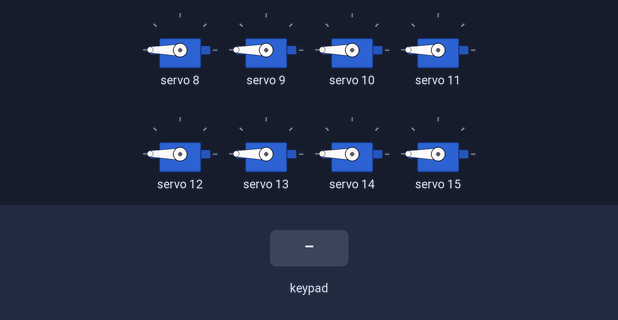
Simulated run of this sketch. Board: ESP32. Parts: 8 × servo. Inputs (shaded band) come from the test bench. What the sketch prints to the serial monitor is not drawn.

Above: at 1.2 s.
1.3 s: key 'X' pressed
At 1.52 s:
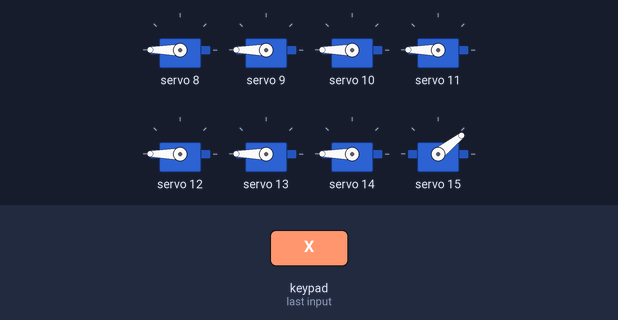
3.2 s: key 'O' pressed
At 3.41 s:
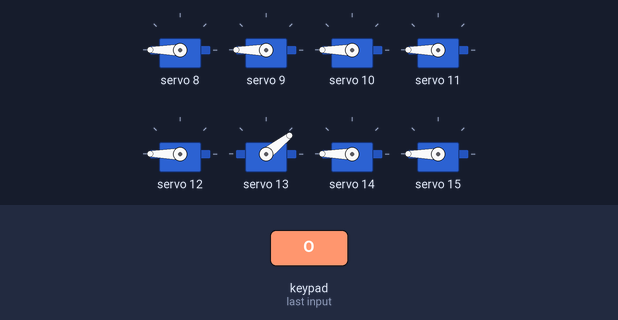
5.1 s: key 'T' pressed
At 5.32 s:
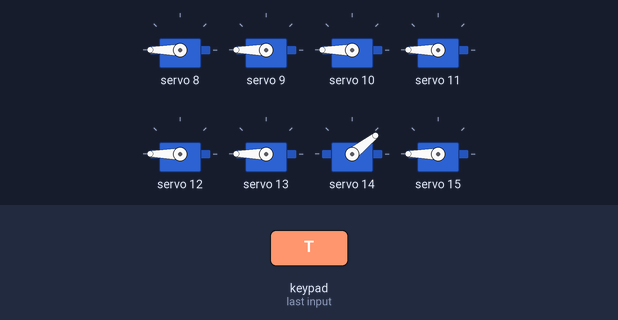
Timing chart, 0 to 8.1 s (numbered marks = the images above; inputs shaded):
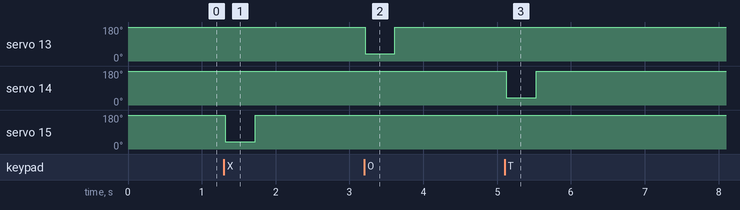

The sketch:

MakerBotwPS2.ino
```cpp
#include "motors.h"
#include "PS2_controller.h"
#include "servo.h"
bool check = false;
int x;
void setup()
{

  Serial.begin(115200);
  intservo();
  initMotors();
  setupPS2controller();
  Serial.println("Done setup!");
}

void loop()
{
  ps2x.read_gamepad(false, 0);
  if (ps2x.ButtonPressed(PSB_START)) {
    x++;
    Serial.println(x);
  }
  if (x == 2) {
    x = 0;
  }
  switch (x) {
    case 0:
      PS2control();
      break;
    case 1:
      linefollow();
      break;
  }
  delay(10);
}
```

PS2_controller.h
```cpp
#include <PS2X_lib.h>

PS2X ps2x; // create PS2 Controller Class
#define PS2_DAT 12 // MISO
#define PS2_CMD 13 // MOSI
#define PS2_SEL 15 // SS
#define PS2_CLK 14 // SLK
//#define PS2_DAT 2 //MISO  19
//#define PS2_CMD 3 //MOSI  23
//#define PS2_SEL 4 //SS     5
//#define PS2_CLK 5 //SLK   18

//#define MIN_PWM 0
//#define MAX_PWM 4095
//bool RUN = 0;
int tocdo=4000;
int s1,s2,s3,s4;
void setupPS2controller()
{
  ps2x.config_gamepad(PS2_CLK, PS2_CMD, PS2_SEL, PS2_DAT, true, true);
  ps2x.readType();
  //  ps2x.read_gamepad(false, 0); // disable vibration of the controller
}
bool PS2control()
{


  int nJoyX = ps2x.Analog(PSS_LX); // read x-joystick
  int nJoyY = ps2x.Analog(PSS_LY); // read y-joystick

  nJoyX = map(nJoyX, 0, 255, -2046, 2046);
  nJoyY = map(nJoyY, 0, 255, 2046, -2046);

  // OUTPUTS
  int nMotMixL; // Motor (left) mixed output
  int nMotMixR; // Motor (right) mixed output

  // CONFIG
  // - fPivYLimt  : The threshold at which the pivot action starts
  //                This threshold is measured in units on the Y-axis
  //                away from the X-axis (Y=0). A greater value will assign
  //                more of the joystick's range to pivot actions.
  //                Allowable range: (0..+127)
  float fPivYLimit = 2046.0;

  // TEMP VARIABLES
  float nMotPremixL; // Motor (left) premixed output
  float nMotPremixR; // Motor (right) premixed output
  int nPivSpeed;     // Pivot Speed
  float fPivScale;   // Balance scale between drive and pivot

  // Calculate Drive Turn output due to Joystick X input
  if (nJoyY >= 0)
  {
    // Forward
    nMotPremixL = (nJoyX >= 0) ? 2046.0 : (2046.0 + nJoyX);
    nMotPremixR = (nJoyX >= 0) ? (2046.0 - nJoyX) : 2046.0;
  }
  else
  {
    // Reverse
    nMotPremixL = (nJoyX >= 0) ? (2046.0 - nJoyX) : 2046.0;
    nMotPremixR = (nJoyX >= 0) ? 2046.0 : (2046.0 + nJoyX);
  }

  // Scale Drive output due to Joystick Y input (throttle)
  nMotPremixL = nMotPremixL * nJoyY / 2046.0;
  nMotPremixR = nMotPremixR * nJoyY / 2046.0;

  // Now calculate pivot amount
  // - Strength of pivot (nPivSpeed) based on Joystick X input
  // - Blending of pivot vs drive (fPivScale) based on Joystick Y input
  nPivSpeed = nJoyX;
  fPivScale = (abs(nJoyY) > fPivYLimit) ? 0.0 : (1.0 - abs(nJoyY) / fPivYLimit);

  // Calculate final mix of Drive and Pivot
  nMotMixL = (1.0 - fPivScale) * nMotPremixL + fPivScale * (nPivSpeed);
  nMotMixR = (1.0 - fPivScale) * nMotPremixR + fPivScale * (-nPivSpeed);

  Serial.print(nMotMixL);
  Serial.print("\t");
  Serial.println(nMotMixR);
  int c1 = 0, c2 = 0, c3 = 0, c4 = 0,c5=0,c6=0,c7=0,c8=0;

  if (nMotMixR > 50)
  {
    c3 = nMotMixR;
    // pwm.setPWM(PWM_CHANNEL1, motor_right_speed, MAX_PWM - motor_right_speed );
    // pwm.setPWM(PWM_CHANNEL2, 0, MAX_PWM );
  }

  else if (nMotMixR < -50)
  {
    // pwm.setPWM(PWM_CHANNEL2, motor_right_speed, MAX_PWM - motor_right_speed );
    // pwm.setPWM(PWM_CHANNEL1, 0, MAX_PWM );
    c4 = abs(nMotMixR);
  }

  if (nMotMixL > 50)
  {
    // pwm.setPWM(PWM_CHANNEL3, motor_left_speed, MAX_PWM - motor_left_speed );
    // pwm.setPWM(PWM_CHANNEL4, 0, MAX_PWM );
    c1 = nMotMixL;
  }
  else if (nMotMixL < -50)
  {
    // pwm.setPWM(PWM_CHANNEL4, motor_left_speed, MAX_PWM - motor_left_speed );
    // pwm.setPWM(PWM_CHANNEL3, 0, MAX_PWM );
    c2 = abs(nMotMixL);
  }
  if(ps2x.Button(PSB_GREEN)){
    c7=tocdo;
  }
  if(ps2x.Button(PSB_BLUE)){
    c8=tocdo;
  }
  if(ps2x.Button(PSB_RED)){
    c6=tocdo;
  }
  if(ps2x.Button(PSB_PINK)){
    c6=tocdo;
  }
  // SERVO
  if(ps2x.Button(PSB_L1)){
    s1=205;
  }
  if(ps2x.Button(PSB_L2)){
   s1=410;
  }
  if(ps2x.Button(PSB_R1)){
    s2=410;
  }
   if(ps2x.Button(PSB_R2)){
    s2=205;
  }
  if (c1 > 40 || c2 > 40 || c3 > 40 || c4 > 40) {
    setPWMMotors1(c1, c2, c3, c4);
  }else{setPWMMotors1(0, 0, 0, 0);}
  setPWMMotors2(c5,c6,c7,c8);
  servo(s1,s2,s3,s4);
  return 1;

}
```

motors.h
```cpp
#include <stdio.h>
#include <Wire.h>
#include <Adafruit_PWMServoDriver.h>

#define MIN_PWM 0
#define MAX_PWM 4095

//#define SDA 3
//#define SCL 0
// PWM channels of pca9685 0-16
#define PWM_CHANNEL1 8
#define PWM_CHANNEL2 9
#define PWM_CHANNEL3 10
#define PWM_CHANNEL4 11
#define PWM_CHANNEL5 12
#define PWM_CHANNEL6 13
#define PWM_CHANNEL7 14
#define PWM_CHANNEL8 15

Adafruit_PWMServoDriver pwm = Adafruit_PWMServoDriver();

void setPWMMotors1(int c1, int c2, int c3, int c4)
{
  // setPWM(channel, on_duty_cycle, off_duty_cycle)
  Serial.print(c1);
  Serial.print("\t");
  Serial.print(c2);
  Serial.print("\t");
  Serial.print(c3);
  Serial.print("\t");
  Serial.print(c4);
  Serial.print("\n");


  //dong co 1
  pwm.setPWM(PWM_CHANNEL1, c1, MAX_PWM - c1);
  pwm.setPWM(PWM_CHANNEL2, c2, MAX_PWM - c2);
  // dong co 2
  pwm.setPWM(PWM_CHANNEL3, c3, MAX_PWM - c3);
  pwm.setPWM(PWM_CHANNEL4, c4, MAX_PWM - c4);
}
void setPWMMotors2(int c5, int c6, int c7, int c8){

  //dong co 3
  pwm.setPWM(PWM_CHANNEL5, c5, MAX_PWM - c5);
  pwm.setPWM(PWM_CHANNEL6, c6, MAX_PWM - c6);
  //dong co 4
  pwm.setPWM(PWM_CHANNEL7, c7, MAX_PWM - c7);
  pwm.setPWM(PWM_CHANNEL8, c8, MAX_PWM - c8);

}
void servo(int a, int b, int c, int d){

  pwm.setPWM(6,0,a);
  pwm.setPWM(7,0,b);
  pwm.setPWM(4,0,c);
  pwm.setPWM(5,0,d);
}
void initMotors()
{
  Wire.begin(); //SDA, SCL,400000);
  pwm.begin();
  pwm.setOscillatorFrequency(27000000);
  pwm.setPWMFreq(50);
  Wire.setClock(400000);

  setPWMMotors1(0, 0, 0, 0);
  setPWMMotors2(0, 0, 0,  0);
}

void intline() {
  // cambientrai= 36;
  // cambienphai =39;
  // cambiengiua =32;
  pinMode(36, INPUT);
  pinMode(39, INPUT);
  pinMode(32, INPUT);

}
void linefollow() {
  Serial.println("Doline");
  int L = digitalRead(36);
  int R = digitalRead(39);
  int M = digitalRead(32);
  Serial.println(L);
  if ( L == 1 && M == 0 && R == 1) {
    pwm.setPWM(8, 0, 1600);
    pwm.setPWM(9, 0, 0);
    pwm.setPWM(10, 0, 1600);
    pwm.setPWM(11, 0, 0);
    Serial.print("\ntien");
  }
  else if ( L == 0 && R == 1) {
    pwm.setPWM(8, 0, 1600);
    pwm.setPWM(9, 0, 0);
    pwm.setPWM(10, 0, 0);
    pwm.setPWM(11, 0, 0);
    Serial.print("\ntrai");
  }
  else if ( L == 1  && R == 0) {
    pwm.setPWM(8, 0, 0);
    pwm.setPWM(9, 0, 0);
    pwm.setPWM(10, 0, 1600);
    pwm.setPWM(11, 0, 0);
    Serial.print("\nphai");
  }
  else {
    pwm.setPWM(8, 4096, 0);
    pwm.setPWM(9, 4096, 0);
    pwm.setPWM(11, 4096, 0);
    pwm.setPWM(10, 4096, 0);
  }
}
//void lui() {
//  pwm.setPWM(8, 0, tocdo);
//  pwm.setPWM(9, 255, 0);
//  pwm.setPWM(10, 0, tocdo);
//  pwm.setPWM(11, 255, 0);
//}
//void tien() {
//  pwm.setPWM(8, 0, 1600);
//  pwm.setPWM(9, 0, 0);
//  pwm.setPWM(10, 0, 1600);
//  pwm.setPWM(11, 0, 0);
//}
//void trai() {
//  pwm.setPWM(8, 0, 1600);
//  pwm.setPWM(9, 0, 0);
//  pwm.setPWM(10, 0, 0);
// pwm.setPWM(11, 0, 0);
//}
//void phai() {
// pwm.setPWM(8, 0, 0);
// pwm.setPWM(9, 0, 0);
//pwm.setPWM(10, 0, 1600);
//pwm.setPWM(11, 0, 0);
//}
// /**
//  * Set speed and direction for 2 motors
//  *
//  * @param left_motor_speed: speed with direction for left motor. Range from -1 to 1. 1: max speed forward, -1: max speed reverse
//  * @param right_motor_speed: speed with direction for right motor. Range from -1 to 1. 1: max speed forward, -1: max speed reverse
//  */
// void setSpeed(float left_motor_speed, float right_motor_speed) {

//   int c1 = 0, c2 = 0, c3 = 0, c4 = 0;

//   if (left_motor_speed > 0) {
//     c1 = max(MIN_PWM, min(int(abs(left_motor_speed) * MAX_PWM), MAX_PWM));
//   } else {
//     c2 = max(MIN_PWM, min(int(abs(left_motor_speed) * MAX_PWM), MAX_PWM));
//   }

//   if (right_motor_speed > 0) {
//     c3 = max(MIN_PWM, min(int(abs(right_motor_speed) * MAX_PWM), MAX_PWM));
//   } else {
//     c4 = max(MIN_PWM, min(int(abs(right_motor_speed) * MAX_PWM), MAX_PWM));
//   }

//   setPWMMotors(c1, c2, c3, c4);
// }
```

servo.h
```cpp
#include <Wire.h>
#include <Adafruit_PWMServoDriver.h>

// called this way, it uses the default address 0x40
// you can also call it with a different address you want
//Adafruit_PWMServoDriver pwm = Adafruit_PWMServoDriver(0x41);
// you can also call it with a different address and I2C interface
//Adafruit_PWMServoDriver pwm = Adafruit_PWMServoDriver(0x40, Wire);

// Depending on your servo make, the pulse width min and max may vary, you
// want these to be as small/large as possible without hitting the hard stop
// for max range. You'll have to tweak them as necessary to match the servos you
// have!
#define SERVOMIN  150 // This is the 'minimum' pulse length count (out of 4096)
#define SERVOMAX  600 // This is the 'maximum' pulse length count (out of 4096)
#define USMIN  600 // This is the rounded 'minimum' microsecond length based on the minimum pulse of 150
#define USMAX  2400 // This is the rounded 'maximum' microsecond length based on the maximum pulse of 600
#define SERVO_FREQ 50 // Analog servos run at ~50 Hz updates

// our servo # counter


void intservo() {

}
```

Measured:
- after the input at 1.3 s, servo 15: 180° → 38° at once, → 180° 0.40 s later
- after the input at 3.2 s, servo 13: 180° → 38° at once, → 180° 0.40 s later
- after the input at 5.1 s, servo 14: 180° → 38° at once, → 180° 0.40 s later
